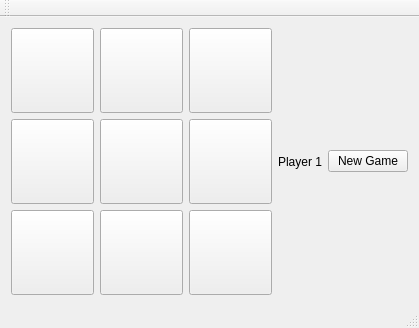
<?xml version="1.0" encoding="UTF-8"?>
<ui version="4.0">
 <class>MainWindow</class>
 <widget class="QMainWindow" name="MainWindow">
  <property name="geometry">
   <rect>
    <x>0</x>
    <y>0</y>
    <width>419</width>
    <height>328</height>
   </rect>
  </property>
  <property name="sizePolicy">
   <sizepolicy hsizetype="Expanding" vsizetype="Expanding">
    <horstretch>0</horstretch>
    <verstretch>0</verstretch>
   </sizepolicy>
  </property>
  <property name="windowTitle">
   <string>MainWindow</string>
  </property>
  <widget class="QWidget" name="centralWidget">
   <property name="sizePolicy">
    <sizepolicy hsizetype="Expanding" vsizetype="Expanding">
     <horstretch>0</horstretch>
     <verstretch>0</verstretch>
    </sizepolicy>
   </property>
   <layout class="QHBoxLayout" name="horizontalLayout">
    <item>
     <layout class="QGridLayout" name="gridLayout">
      <item row="0" column="0">
       <widget class="QPushButton" name="pushButton">
        <property name="sizePolicy">
         <sizepolicy hsizetype="Expanding" vsizetype="Expanding">
          <horstretch>0</horstretch>
          <verstretch>0</verstretch>
         </sizepolicy>
        </property>
        <property name="text">
         <string/>
        </property>
       </widget>
      </item>
      <item row="0" column="1">
       <widget class="QPushButton" name="pushButton_6">
        <property name="sizePolicy">
         <sizepolicy hsizetype="Expanding" vsizetype="Expanding">
          <horstretch>0</horstretch>
          <verstretch>0</verstretch>
         </sizepolicy>
        </property>
        <property name="text">
         <string/>
        </property>
       </widget>
      </item>
      <item row="1" column="0">
       <widget class="QPushButton" name="pushButton_2">
        <property name="sizePolicy">
         <sizepolicy hsizetype="Expanding" vsizetype="Expanding">
          <horstretch>0</horstretch>
          <verstretch>0</verstretch>
         </sizepolicy>
        </property>
        <property name="text">
         <string/>
        </property>
       </widget>
      </item>
      <item row="2" column="0">
       <widget class="QPushButton" name="pushButton_3">
        <property name="sizePolicy">
         <sizepolicy hsizetype="Expanding" vsizetype="Expanding">
          <horstretch>0</horstretch>
          <verstretch>0</verstretch>
         </sizepolicy>
        </property>
        <property name="text">
         <string/>
        </property>
       </widget>
      </item>
      <item row="1" column="1">
       <widget class="QPushButton" name="pushButton_4">
        <property name="sizePolicy">
         <sizepolicy hsizetype="Expanding" vsizetype="Expanding">
          <horstretch>0</horstretch>
          <verstretch>0</verstretch>
         </sizepolicy>
        </property>
        <property name="text">
         <string/>
        </property>
       </widget>
      </item>
      <item row="0" column="2">
       <widget class="QPushButton" name="pushButton_7">
        <property name="sizePolicy">
         <sizepolicy hsizetype="Expanding" vsizetype="Expanding">
          <horstretch>0</horstretch>
          <verstretch>0</verstretch>
         </sizepolicy>
        </property>
        <property name="text">
         <string/>
        </property>
       </widget>
      </item>
      <item row="1" column="2">
       <widget class="QPushButton" name="pushButton_8">
        <property name="sizePolicy">
         <sizepolicy hsizetype="Expanding" vsizetype="Expanding">
          <horstretch>0</horstretch>
          <verstretch>0</verstretch>
         </sizepolicy>
        </property>
        <property name="text">
         <string/>
        </property>
       </widget>
      </item>
      <item row="2" column="2">
       <widget class="QPushButton" name="pushButton_9">
        <property name="sizePolicy">
         <sizepolicy hsizetype="Expanding" vsizetype="Expanding">
          <horstretch>0</horstretch>
          <verstretch>0</verstretch>
         </sizepolicy>
        </property>
        <property name="text">
         <string/>
        </property>
       </widget>
      </item>
      <item row="2" column="1">
       <widget class="QPushButton" name="pushButton_5">
        <property name="sizePolicy">
         <sizepolicy hsizetype="Expanding" vsizetype="Expanding">
          <horstretch>0</horstretch>
          <verstretch>0</verstretch>
         </sizepolicy>
        </property>
        <property name="text">
         <string/>
        </property>
       </widget>
      </item>
     </layout>
    </item>
    <item>
     <widget class="QLabel" name="label">
      <property name="text">
       <string>Player 1</string>
      </property>
     </widget>
    </item>
    <item>
     <widget class="QPushButton" name="newGame">
      <property name="text">
       <string>New Game</string>
      </property>
     </widget>
    </item>
   </layout>
  </widget>
  <widget class="QMenuBar" name="menuBar">
   <property name="geometry">
    <rect>
     <x>0</x>
     <y>0</y>
     <width>419</width>
     <height>22</height>
    </rect>
   </property>
  </widget>
  <widget class="QToolBar" name="mainToolBar">
   <attribute name="toolBarArea">
    <enum>TopToolBarArea</enum>
   </attribute>
   <attribute name="toolBarBreak">
    <bool>false</bool>
   </attribute>
  </widget>
  <widget class="QStatusBar" name="statusBar"/>
 </widget>
 <layoutdefault spacing="6" margin="11"/>
 <resources/>
 <connections/>
</ui>
